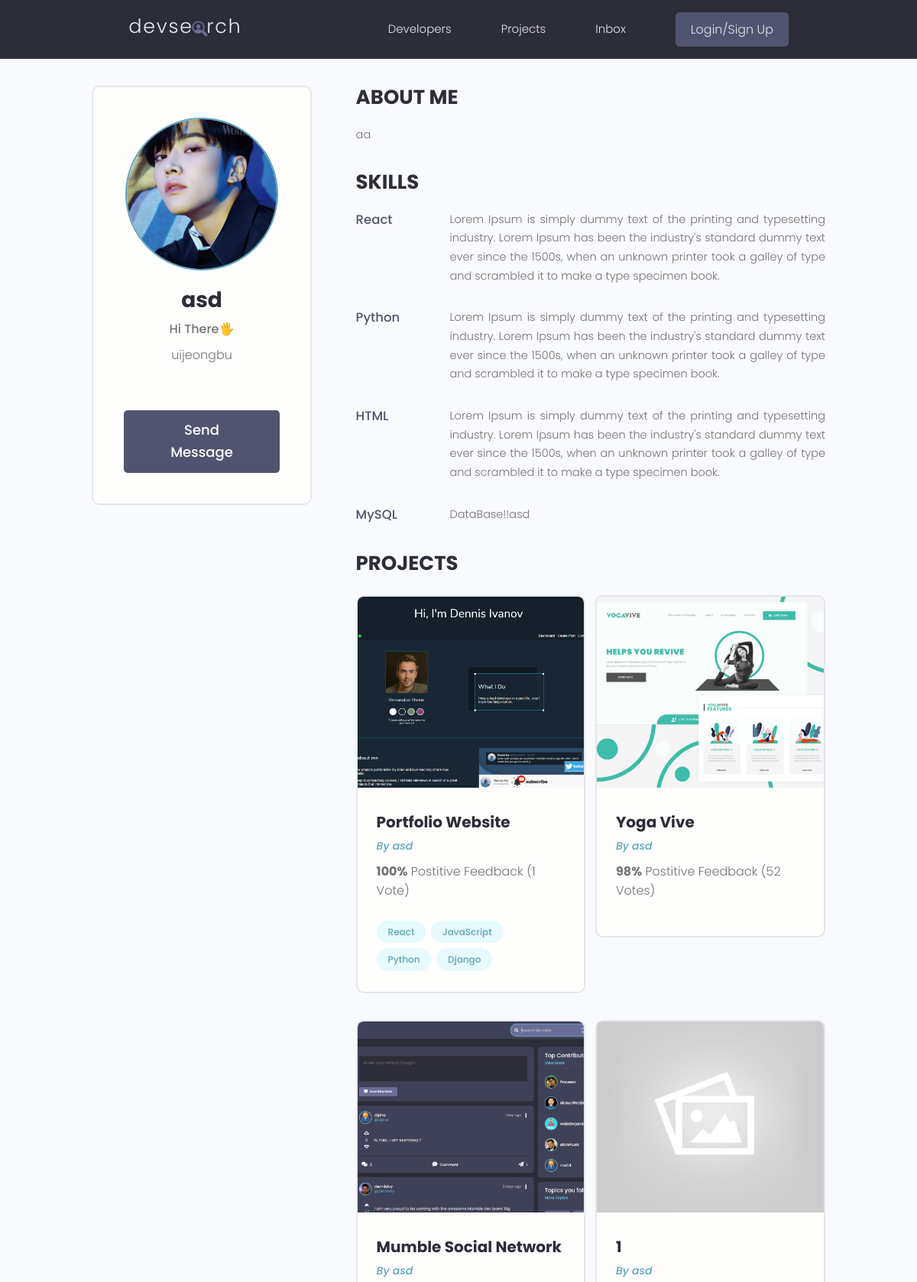
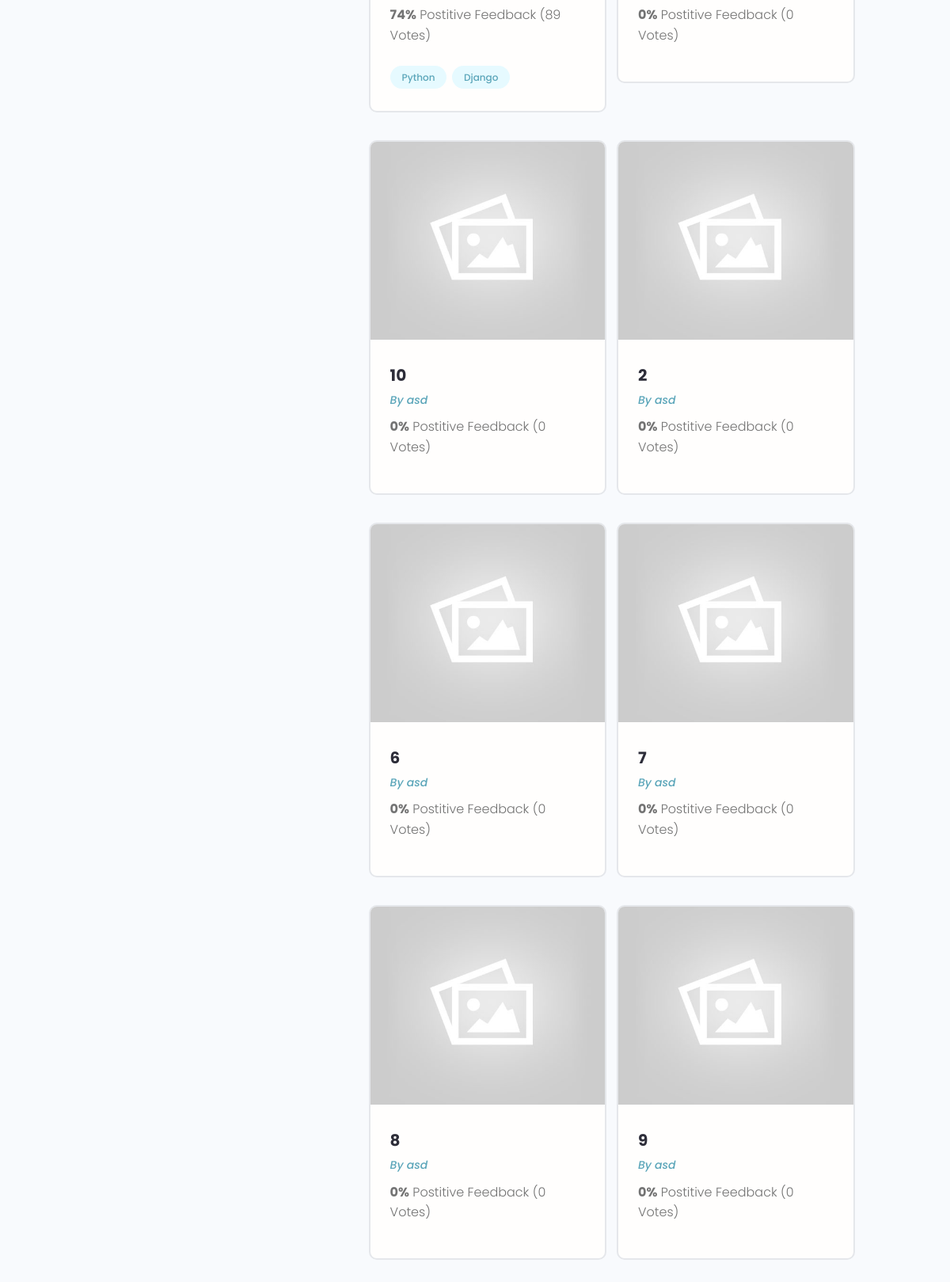
/profile/e5886959-0f18-46dd-ba18-6c4914ac4a75/, run on the app's committed database (2 pictures, top to bottom).
### users/models.py (models this page shows, shortened)
class Profile(models.Model):
    user = models.OneToOneField(User, on_delete=models.CASCADE, null=True, blank=True)
    name = models.CharField(max_length=200, null=True, blank=True)
    email = models.EmailField(max_length=500, null=True, blank=True)
    username = models.CharField(max_length=200, null=True, blank=True)
    location = models.CharField(max_length=200, null=True, blank=True)
    short_intro = models.CharField(max_length=200, null=True, blank=True)
    bio = models.TextField(null=True, blank=True)
    profile_image = models.ImageField(
        null=True, blank=True, upload_to='profiles/', default='profiles/user-default.png')
    social_github = models.CharField(max_length=200, null=True, blank=True)
    social_twitter = models.CharField(max_length=200, null=True, blank=True)
    social_linkein = models.CharField(max_length=200, null=True, blank=True)
    social_youtube = models.CharField(max_length=200, null=True, blank=True)
    social_website = models.CharField(max_length=200, null=True, blank=True)
    created = models.DateTimeField(auto_now_add=True)
    id = models.UUIDField(default=uuid4, unique=True, primary_key=True, editable=False)

class Skill(models.Model):
    owner = models.ForeignKey(Profile, on_delete=models.CASCADE, null=True, blank=True)
    name = models.CharField(max_length=200, null=True, blank=True)
    description = models.TextField(null=True, blank=True)
    created = models.DateTimeField(auto_now_add=True)
    id = models.UUIDField(default=uuid4, unique=True, primary_key=True, editable=False)

### projects/models.py (models this page shows, shortened)
class Project(models.Model):
    owner = models.ForeignKey(Profile, null=True, blank=True, on_delete=models.CASCADE)
    title = models.CharField(max_length=200)
    description = models.TextField(null=True, blank=True)
    featured_image = models.ImageField(null=True, blank=True, default='default.jpg')
    demo_link = models.CharField(max_length=2000, null=True, blank=True)
    source_link = models.CharField(max_length=2000, null=True, blank=True)
    tags = models.ManyToManyField('Tag', blank=True)
    vote_total = models.IntegerField(default=0, null=True, blank=True)
    vote_ratio = models.IntegerField(default=0, null=True, blank=True)
    create = models.DateTimeField(auto_now_add=True)
    id = models.UUIDField(default=uuid.uuid4, unique=True, primary_key=True, editable=False)
    class Meta:
        ordering = ['-vote_ratio', '-vote_total', 'title']

class Tag(models.Model):
    name = models.CharField(max_length=200)
    create = models.DateTimeField(auto_now_add=True)
    id = models.UUIDField(default=uuid.uuid4, unique=True, primary_key=True, editable=False)
    def __str__(self):
        return self.name

### users/views.py (the view)
# urls.py: path('profile/<str:pk>/', user_profile, name='user-profile'),
def user_profile(request, pk):
    profile = Profile.objects.get(id=pk)
    top_skills = profile.skill_set.exclude(description__exact='')
    other_skills = profile.skill_set.filter(description='')
    context = {
        'profile':profile,
        'top_skills':top_skills,
        'other_skills':other_skills,
        }
    return render(request, 'users/user-profile.html', context)

### users/templates/users/user-profile.html (shortened to what this page needs)
{% extends 'main.html' %}
{% block content %}
<main class="profile my-md">
    <div class="container">
        <div class="layout">
            <div class="column column--1of3">
                <div class="card text-center">
                    <div class="card__body dev">
                        <img class="avatar avatar--xl" src="{{ profile.profile_image.url }}" />
                        <h2 class="dev__name">{{profile.name}}</h2>
                        <p class="dev__title">{{profile.short_intro}}</p>
                        <p class="dev__location">{{profile.location}}</p>
                        <a href="#" class="btn btn--sub btn--lg">Send Message </a>
                    </div>
                </div>
            </div>
            <div class="column column--2of3">
                <div class="devInfo">
                    <h3 class="devInfo__title">About Me</h3>
                    <p class="devInfo__about">{{profile.bio}}</p>
                </div>
                <div class="devInfo">
                    <h3 class="devInfo__title">Skills</h3>
                    <div class="devInfo__skills">
                        {% for skill in top_skills %}
                        <div class="devSkill">
                            <h4 class="devSkill__title">{{skill.name}}</h4>
                            <p class="devSkill__info">{{skill.description}}</p>
                        </div>
                        {% endfor %}
                    </div>
                </div>
                <div class="devInfo">
                    <h3 class="devInfo__title">Projects</h3>
                    <div class="grid grid--two">
                        {% for project in profile.project_set.all %}
                        <div class="column">
                            <div class="card project">
                                <a href="{% url 'project' pk=project.id %}" class="project">
                                    <img class="project__thumbnail" src="{{project.featured_image.url}}"
                                        alt="project thumbnail" />
                                    <div class="card__body">
                                        <h3 class="project__title">{{project.title}}</h3>
                                        <p>
                                            <a class="project__author"
                                                href="{% url 'user-profile' pk=project.owner.id %}">
                                                By {{project.owner.name}}
                                            </a>
                                        </p>
                                        <p class="project--rating">
                                            <span style="font-weight: bold;">{{project.vote_ratio}}%</span> Postitive
                                            Feedback ({{project.vote_total}} Vote{{project.vote_total|pluralize:'s'}})
                                        </p>
                                        <div class="project__tags">
                                            {% for tag in project.tags.all %}
                                            <span class="tag tag--pill tag--main">
                                                <small>{{tag}}</small>
                                            </span>
                                            {% endfor %}
                                        </div>
                                    </div>
                                </a>
                            </div>
                        </div>
                        {% endfor %}
                    </div>
                </div>
            </div>
        </div>
    </div>
</main>
{% endblock %}

### static/styles/app.css (style rules this page uses)
:root { --color-sub: #2d2d39; }
.btn--sub { background-color: var(--color-sub-light); }
.card { border: 2px solid var(--color-light); }
img { width: 100%; }
.profile .card > .dev { padding: 4rem; }
.dev__name { color: var(--color-sub); font-size: 2.8rem; font-weight: 700; margin-top: 1rem; margin-bottom: 0.5rem; }
.dev__title { font-size: 1.6rem; font-weight: 500; line-height: 1.3; }
.dev__location { margin-top: 1rem; }
.devInfo { margin-bottom: 3rem; }
.devInfo__title, .devInfo__subtitle { font-size: 2.6rem; color: var(--color-sub); text-transform: uppercase; font-weight: 700; margin-bottom: 1.5rem; }
.devInfo__about, .devSkill__info { font-size: 1.45rem; line-height: 1.7; text-align: justify; }
.devSkill { margin-bottom: 3rem; }
.devSkill__title { font-size: 1.65rem; font-weight: 500; color: var(--color-sub-light); }
@media screen and (min-width: 700px) { .devSkill { display: flex; justify-content: space-between; gap: 3rem; } }
@media screen and (min-width: 700px) { .devSkill__info { flex-basis: 80%; } }
.project__author { font-size: 1.4rem; font-style: italic; }
.project--rating { margin-bottom: 1.6em; margin-top: .5em; }
.project__thumbnail { height: 25rem; object-fit: cover; object-position: top center; }
.project__title { font-size: 2rem; font-weight: 700; color: var(--color-sub); }

### static/uikit/styles/modules/_variables.css (style rules this page uses)
:root { --color-main: #5aa5b9; --color-main-light: #e6faff; --color-sub: #3f4156; --color-sub-light: #51546e; --color-sub-lighter: #ededfd; --color-text: #737373; --color-gray: #8b8b8b; --color-light: #e5e7eb; --color-light-gray: #767676; --color-bg: #f8fafd; --color-white: #fffefd; --color-white-light: #f3f3f3; --color-success: #359e64; --color-success-bg: #def8e8; --color-error: #fc4b0b; --color-error-bg: #fff2ee; --font-base: 'Poppins', arial, helvetica, 'Segoe UI', roboto, ubuntu, sans-serif; --font-monospace: 'Fira Code', 'Courier New', courier, monospace; --font-regular: 300; --font-medium: 500; --font-bold: 700; --generic-shadow: 1px 1px 5px #00000010; --generic-transition: all 0.3s ease-in-out; }

### static/uikit/styles/modules/_base.css (style rules this page uses)
* { margin: 0; padding: 0; box-sizing: border-box; text-rendering: optimizeLegibility; color: inherit; font-size: inherit; }
html { font-size: 50%; }
@media only screen and (min-width: 480px) { html { font-size: 56.25%; } }
@media only screen and (min-width: 1200px) { html { font-size: 62.5%; } }
body { line-height: 1.6; font-weight: 400; font-size: 1.5rem; color: var(--color-text); background-color: var(--color-bg); min-height: 100vh; }

### static/uikit/styles/modules/_typography.css (style rules this page uses)
* { font-family: var(--font-base); }
h2 { font-size: 3.6rem; font-weight: var(--font-bold); }
h3 { font-size: 3.2rem; font-weight: var(--font-medium); }
h4 { font-size: 2.8rem; font-weight: var(--font-medium); }
p, span, strong { font-size: 1.6rem; color: var(--color-text); font-weight: var(--font-regular); }
a { padding-bottom: 2px; text-decoration: none; display: inline-block; color: var(--color-main); font-weight: var(--font-medium); }

### static/uikit/styles/modules/_utilities.css (style rules this page uses)
.container { width: 92%; max-width: 165rem; margin: 0 auto; box-sizing: border-box; }
@media screen and (min-width: 1000px) { .container { width: 90%; } }
@media screen and (min-width: 1200px) { .container { width: 80%; } }
.text-center { text-align: center; }
.my-md { margin: 3rem auto; }

### static/uikit/styles/modules/_avatar.css (style rules this page uses)
.avatar { border-radius: 50%; border: 2px solid var(--color-main); object-fit: cover; }
.avatar--xl { height: 20rem; width: 20rem; }

### static/uikit/styles/modules/_button.css (style rules this page uses)
.btn { display: inline-block; position: relative; cursor: pointer; background-color: var(--color-light); font-weight: var(--font-medium); color: var(--color-sub); text-decoration: none; padding: 1rem 2rem; border-radius: 0.5rem; border: none; width: -webkit-fit-content; width: -moz-fit-content; width: fit-content; height: -webkit-fit-content; height: -moz-fit-content; height: fit-content; font-size: 1.6rem; outline-width: 0; outline-color: transparent; -webkit-backface-visibility: hidden; backface-visibility: hidden; transition: all 0.3s ease-in-out; }
.btn--sub { background-color: var(--color-sub); color: var(--color-white); }
.btn--lg { font-size: 1.8rem; padding: 1.2rem 4.5rem; }

### static/uikit/styles/modules/_card.css (style rules this page uses)
.card { border-radius: 1rem; background-color: var(--color-white); border: 1.5px solid var(--color-light); width: auto; height: auto; margin-top: 0.5rem; margin-bottom: 0.5rem; overflow: hidden; }
.card__body, .card__header { padding: 2rem 2.5rem; }

### static/uikit/styles/modules/_layout.css (style rules this page uses)
.layout { display: flex; flex-flow: row wrap; justify-content: space-between; }
.layout > .column { margin-bottom: 3rem; }
.layout > .column.column--1of3 { flex-basis: 30%; }
.layout > .column.column--2of3 { flex-basis: 64%; }

### data on the page
Profile: profile_image (picture), name "asd", short_intro "Hi There🖐", location "uijeongbu", bio "aa"
Skill: name "React", description "Lorem Ipsum is simply dummy text of the printing and typesetting industry. Lorem Ipsum has been the industry's standard dummy text ever since the 1500s, when an unknown printer took a galley of type and scrambled it to make a type specimen book."
Skill: name "Python", description "Lorem Ipsum is simply dummy text of the printing and typesetting industry. Lorem Ipsum has been the industry's standard dummy text ever since the 1500s, when an unknown printer took a galley of type and scrambled it to make a type specimen book."
Skill: name "HTML", description "Lorem Ipsum is simply dummy text of the printing and typesetting industry. Lorem Ipsum has been the industry's standard dummy text ever since the 1500s, when an unknown printer took a galley of type and scrambled it to make a type specimen book."
Skill: name "MySQL", description "DataBase!!asd"
Project: featured_image (picture), title "Portfolio Website", owner.name "asd", vote_ratio "100", vote_total "1"
Tag: name "React"
Tag: name "JavaScript"
Tag: name "Python"
Tag: name "Django"
Project: featured_image (picture), title "Yoga Vive", owner.name "asd", vote_ratio "98", vote_total "52"
Project: featured_image (picture), title "Mumble Social Network", owner.name "asd", vote_ratio "74", vote_total "89"
Project: featured_image (placeholder picture), title "1", owner.name "asd", vote_ratio "0", vote_total "0"
Project: featured_image (placeholder picture), title "10", owner.name "asd", vote_ratio "0", vote_total "0"
Project: featured_image (placeholder picture), title "2", owner.name "asd", vote_ratio "0", vote_total "0"
Project: featured_image (placeholder picture), title "6", owner.name "asd", vote_ratio "0", vote_total "0"
Project: featured_image (placeholder picture), title "7", owner.name "asd", vote_ratio "0", vote_total "0"
Project: featured_image (placeholder picture), title "8", owner.name "asd", vote_ratio "0", vote_total "0"
Project: featured_image (placeholder picture), title "9", owner.name "asd", vote_ratio "0", vote_total "0"
